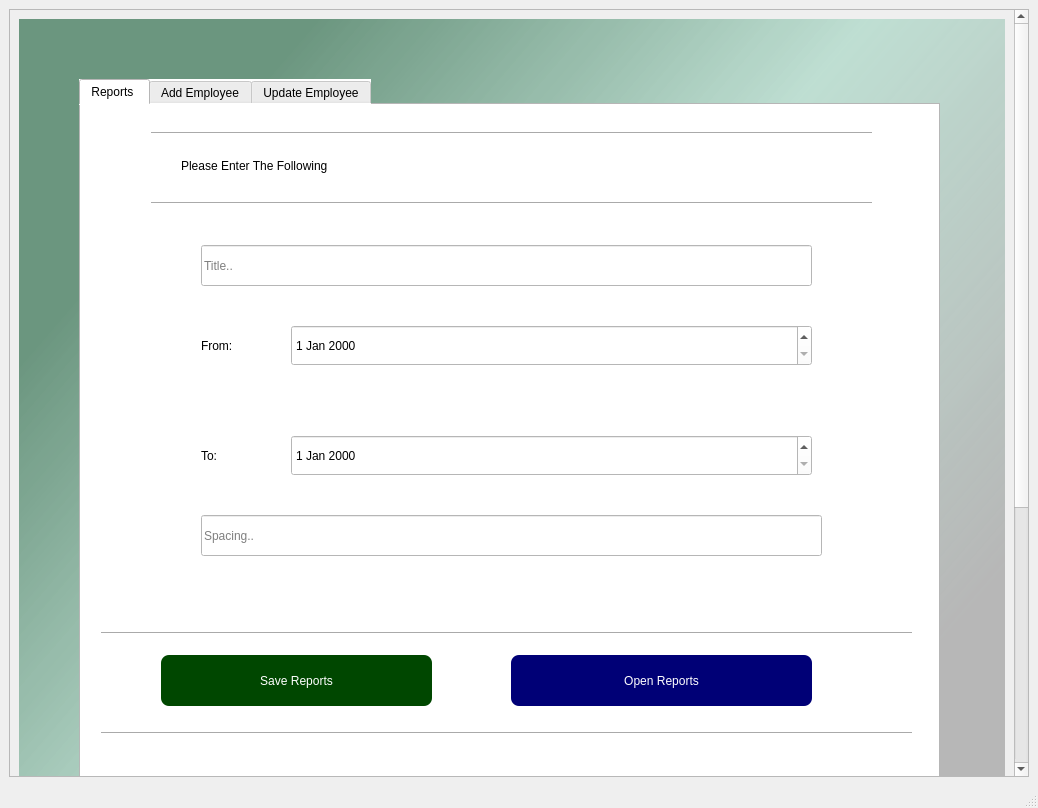
<?xml version="1.0" encoding="UTF-8"?>
<ui version="4.0">
 <class>MainWindow</class>
 <widget class="QMainWindow" name="MainWindow">
  <property name="geometry">
   <rect>
    <x>0</x>
    <y>0</y>
    <width>1038</width>
    <height>808</height>
   </rect>
  </property>
  <property name="windowTitle">
   <string>MainWindow</string>
  </property>
  <widget class="QWidget" name="centralwidget">
   <layout class="QVBoxLayout" name="verticalLayout">
    <item>
     <widget class="QScrollArea" name="scrollArea">
      <property name="styleSheet">
       <string notr="true"/>
      </property>
      <property name="widgetResizable">
       <bool>true</bool>
      </property>
      <widget class="QWidget" name="scrollAreaWidgetContents">
       <property name="geometry">
        <rect>
         <x>0</x>
         <y>0</y>
         <width>993</width>
         <height>1172</height>
        </rect>
       </property>
       <layout class="QVBoxLayout" name="verticalLayout_2">
        <item>
         <widget class="QWidget" name="widget" native="true">
          <property name="minimumSize">
           <size>
            <width>1</width>
            <height>1150</height>
           </size>
          </property>
          <property name="styleSheet">
           <string notr="true">
background-color: qlineargradient(spread:pad, x1:0, y1:0, x2:1, y2:1, stop:0.149254 rgba(7, 82, 42, 145), stop:0.427861 rgba(112, 196, 164, 97), stop:0.736318 rgba(0, 0, 0, 60));</string>
          </property>
          <widget class="QTabWidget" name="tabWidget">
           <property name="geometry">
            <rect>
             <x>60</x>
             <y>60</y>
             <width>861</width>
             <height>1031</height>
            </rect>
           </property>
           <property name="contextMenuPolicy">
            <enum>Qt::NoContextMenu</enum>
           </property>
           <property name="styleSheet">
            <string notr="true">font: 11pt &quot;Arial Rounded MT Bold&quot;;
background-color: rgb(255, 255, 255);</string>
           </property>
           <property name="tabPosition">
            <enum>QTabWidget::North</enum>
           </property>
           <property name="currentIndex">
            <number>0</number>
           </property>
           <property name="elideMode">
            <enum>Qt::ElideMiddle</enum>
           </property>
           <property name="movable">
            <bool>false</bool>
           </property>
           <widget class="QWidget" name="Reports">
            <attribute name="title">
             <string>Reports </string>
            </attribute>
            <widget class="QLineEdit" name="title">
             <property name="geometry">
              <rect>
               <x>120</x>
               <y>140</y>
               <width>611</width>
               <height>41</height>
              </rect>
             </property>
             <property name="dragEnabled">
              <bool>true</bool>
             </property>
             <property name="placeholderText">
              <string>Title..</string>
             </property>
             <property name="clearButtonEnabled">
              <bool>true</bool>
             </property>
            </widget>
            <widget class="QLineEdit" name="spacing">
             <property name="geometry">
              <rect>
               <x>120</x>
               <y>410</y>
               <width>621</width>
               <height>41</height>
              </rect>
             </property>
             <property name="dragEnabled">
              <bool>true</bool>
             </property>
             <property name="placeholderText">
              <string>Spacing..</string>
             </property>
             <property name="clearButtonEnabled">
              <bool>true</bool>
             </property>
            </widget>
            <widget class="QDateEdit" name="ffrom">
             <property name="geometry">
              <rect>
               <x>210</x>
               <y>220</y>
               <width>521</width>
               <height>41</height>
              </rect>
             </property>
             <property name="specialValueText">
              <string/>
             </property>
            </widget>
            <widget class="QLabel" name="label">
             <property name="geometry">
              <rect>
               <x>120</x>
               <y>220</y>
               <width>71</width>
               <height>41</height>
              </rect>
             </property>
             <property name="styleSheet">
              <string notr="true">
font: 16pt &quot;Berlin Sans FB&quot;;</string>
             </property>
             <property name="text">
              <string>From:</string>
             </property>
            </widget>
            <widget class="QLabel" name="label_2">
             <property name="geometry">
              <rect>
               <x>120</x>
               <y>330</y>
               <width>61</width>
               <height>41</height>
              </rect>
             </property>
             <property name="styleSheet">
              <string notr="true">
font: 16pt &quot;Berlin Sans FB&quot;;</string>
             </property>
             <property name="text">
              <string>To:</string>
             </property>
            </widget>
            <widget class="QDateEdit" name="to">
             <property name="geometry">
              <rect>
               <x>210</x>
               <y>330</y>
               <width>521</width>
               <height>41</height>
              </rect>
             </property>
             <property name="specialValueText">
              <string/>
             </property>
            </widget>
            <widget class="QPushButton" name="saveButton">
             <property name="geometry">
              <rect>
               <x>80</x>
               <y>550</y>
               <width>271</width>
               <height>51</height>
              </rect>
             </property>
             <property name="styleSheet">
              <string notr="true">background-color: rgb(0, 71, 0);
color: rgb(255, 255, 255);
border-radius:8px;</string>
             </property>
             <property name="text">
              <string>Save Reports</string>
             </property>
            </widget>
            <widget class="QPushButton" name="openButton">
             <property name="geometry">
              <rect>
               <x>430</x>
               <y>550</y>
               <width>301</width>
               <height>51</height>
              </rect>
             </property>
             <property name="styleSheet">
              <string notr="true">background-color: rgb(0, 0, 118);
color: rgb(255, 255, 255);
border-radius:8px;</string>
             </property>
             <property name="text">
              <string>Open Reports</string>
             </property>
            </widget>
            <widget class="Line" name="line">
             <property name="geometry">
              <rect>
               <x>20</x>
               <y>520</y>
               <width>811</width>
               <height>16</height>
              </rect>
             </property>
             <property name="orientation">
              <enum>Qt::Horizontal</enum>
             </property>
            </widget>
            <widget class="Line" name="line_2">
             <property name="geometry">
              <rect>
               <x>70</x>
               <y>90</y>
               <width>721</width>
               <height>16</height>
              </rect>
             </property>
             <property name="orientation">
              <enum>Qt::Horizontal</enum>
             </property>
            </widget>
            <widget class="Line" name="line_3">
             <property name="geometry">
              <rect>
               <x>20</x>
               <y>620</y>
               <width>811</width>
               <height>16</height>
              </rect>
             </property>
             <property name="orientation">
              <enum>Qt::Horizontal</enum>
             </property>
            </widget>
            <widget class="Line" name="line_4">
             <property name="geometry">
              <rect>
               <x>70</x>
               <y>20</y>
               <width>721</width>
               <height>16</height>
              </rect>
             </property>
             <property name="orientation">
              <enum>Qt::Horizontal</enum>
             </property>
            </widget>
            <widget class="QLabel" name="label_3">
             <property name="geometry">
              <rect>
               <x>100</x>
               <y>40</y>
               <width>301</width>
               <height>41</height>
              </rect>
             </property>
             <property name="styleSheet">
              <string notr="true">
font: 16pt &quot;Berlin Sans FB&quot;;</string>
             </property>
             <property name="text">
              <string>Please Enter The Following</string>
             </property>
            </widget>
           </widget>
           <widget class="QWidget" name="tab_2">
            <attribute name="title">
             <string>Add Employee</string>
            </attribute>
            <widget class="Line" name="line_5">
             <property name="geometry">
              <rect>
               <x>80</x>
               <y>10</y>
               <width>721</width>
               <height>16</height>
              </rect>
             </property>
             <property name="orientation">
              <enum>Qt::Horizontal</enum>
             </property>
            </widget>
            <widget class="Line" name="line_6">
             <property name="geometry">
              <rect>
               <x>80</x>
               <y>60</y>
               <width>721</width>
               <height>16</height>
              </rect>
             </property>
             <property name="orientation">
              <enum>Qt::Horizontal</enum>
             </property>
            </widget>
            <widget class="QLabel" name="label_4">
             <property name="geometry">
              <rect>
               <x>100</x>
               <y>20</y>
               <width>301</width>
               <height>40</height>
              </rect>
             </property>
             <property name="styleSheet">
              <string notr="true">
font: 16pt &quot;Berlin Sans FB&quot;;</string>
             </property>
             <property name="text">
              <string>Please Enter The Following</string>
             </property>
            </widget>
            <widget class="QLineEdit" name="kim">
             <property name="geometry">
              <rect>
               <x>80</x>
               <y>100</y>
               <width>661</width>
               <height>41</height>
              </rect>
             </property>
             <property name="dragEnabled">
              <bool>true</bool>
             </property>
             <property name="placeholderText">
              <string>1. KIM</string>
             </property>
             <property name="clearButtonEnabled">
              <bool>true</bool>
             </property>
            </widget>
            <widget class="QLineEdit" name="lname">
             <property name="geometry">
              <rect>
               <x>80</x>
               <y>280</y>
               <width>661</width>
               <height>41</height>
              </rect>
             </property>
             <property name="dragEnabled">
              <bool>true</bool>
             </property>
             <property name="placeholderText">
              <string>4. Last Name</string>
             </property>
             <property name="clearButtonEnabled">
              <bool>true</bool>
             </property>
            </widget>
            <widget class="QLineEdit" name="fname">
             <property name="geometry">
              <rect>
               <x>80</x>
               <y>220</y>
               <width>661</width>
               <height>41</height>
              </rect>
             </property>
             <property name="dragEnabled">
              <bool>true</bool>
             </property>
             <property name="placeholderText">
              <string>3. First Name </string>
             </property>
             <property name="clearButtonEnabled">
              <bool>true</bool>
             </property>
            </widget>
            <widget class="QComboBox" name="gender">
             <property name="geometry">
              <rect>
               <x>82</x>
               <y>160</y>
               <width>661</width>
               <height>41</height>
              </rect>
             </property>
             <item>
              <property name="text">
               <string>2. Gender</string>
              </property>
             </item>
             <item>
              <property name="text">
               <string>Male</string>
              </property>
             </item>
             <item>
              <property name="text">
               <string>Female</string>
              </property>
             </item>
            </widget>
            <widget class="QLineEdit" name="employee_group">
             <property name="geometry">
              <rect>
               <x>80</x>
               <y>520</y>
               <width>661</width>
               <height>41</height>
              </rect>
             </property>
             <property name="dragEnabled">
              <bool>true</bool>
             </property>
             <property name="placeholderText">
              <string>8. Employee Group</string>
             </property>
             <property name="clearButtonEnabled">
              <bool>true</bool>
             </property>
            </widget>
            <widget class="QLineEdit" name="personal_number">
             <property name="geometry">
              <rect>
               <x>80</x>
               <y>460</y>
               <width>661</width>
               <height>41</height>
              </rect>
             </property>
             <property name="dragEnabled">
              <bool>true</bool>
             </property>
             <property name="placeholderText">
              <string>7. Personal Number</string>
             </property>
             <property name="cursorMoveStyle">
              <enum>Qt::VisualMoveStyle</enum>
             </property>
             <property name="clearButtonEnabled">
              <bool>true</bool>
             </property>
            </widget>
            <widget class="QDateEdit" name="birthday">
             <property name="geometry">
              <rect>
               <x>260</x>
               <y>350</y>
               <width>481</width>
               <height>31</height>
              </rect>
             </property>
             <property name="specialValueText">
              <string/>
             </property>
            </widget>
            <widget class="QLabel" name="label_5">
             <property name="geometry">
              <rect>
               <x>90</x>
               <y>350</y>
               <width>111</width>
               <height>31</height>
              </rect>
             </property>
             <property name="styleSheet">
              <string notr="true">
font: 14pt &quot;Berlin Sans FB&quot;;</string>
             </property>
             <property name="text">
              <string>5. Birthday:</string>
             </property>
            </widget>
            <widget class="QDateEdit" name="date_of_entry">
             <property name="geometry">
              <rect>
               <x>260</x>
               <y>410</y>
               <width>481</width>
               <height>31</height>
              </rect>
             </property>
             <property name="specialValueText">
              <string/>
             </property>
            </widget>
            <widget class="QLabel" name="label_6">
             <property name="geometry">
              <rect>
               <x>90</x>
               <y>410</y>
               <width>161</width>
               <height>31</height>
              </rect>
             </property>
             <property name="styleSheet">
              <string notr="true">
font: 14pt &quot;Berlin Sans FB&quot;;</string>
             </property>
             <property name="text">
              <string>6. Date of Entry:</string>
             </property>
            </widget>
            <widget class="QLineEdit" name="report">
             <property name="geometry">
              <rect>
               <x>80</x>
               <y>760</y>
               <width>661</width>
               <height>41</height>
              </rect>
             </property>
             <property name="dragEnabled">
              <bool>true</bool>
             </property>
             <property name="placeholderText">
              <string>12. Report To KIM</string>
             </property>
             <property name="clearButtonEnabled">
              <bool>true</bool>
             </property>
            </widget>
            <widget class="QLineEdit" name="email">
             <property name="geometry">
              <rect>
               <x>80</x>
               <y>700</y>
               <width>661</width>
               <height>41</height>
              </rect>
             </property>
             <property name="dragEnabled">
              <bool>true</bool>
             </property>
             <property name="placeholderText">
              <string>11. SMTP Email-Address</string>
             </property>
             <property name="clearButtonEnabled">
              <bool>true</bool>
             </property>
            </widget>
            <widget class="QLineEdit" name="employement_type">
             <property name="geometry">
              <rect>
               <x>80</x>
               <y>640</y>
               <width>661</width>
               <height>41</height>
              </rect>
             </property>
             <property name="dragEnabled">
              <bool>true</bool>
             </property>
             <property name="placeholderText">
              <string>10. Employement Type</string>
             </property>
             <property name="clearButtonEnabled">
              <bool>true</bool>
             </property>
            </widget>
            <widget class="QLineEdit" name="hr_level">
             <property name="geometry">
              <rect>
               <x>80</x>
               <y>580</y>
               <width>661</width>
               <height>41</height>
              </rect>
             </property>
             <property name="dragEnabled">
              <bool>true</bool>
             </property>
             <property name="placeholderText">
              <string>9. HR Executive Level </string>
             </property>
             <property name="clearButtonEnabled">
              <bool>true</bool>
             </property>
            </widget>
            <widget class="QLineEdit" name="current_position">
             <property name="geometry">
              <rect>
               <x>80</x>
               <y>820</y>
               <width>661</width>
               <height>41</height>
              </rect>
             </property>
             <property name="dragEnabled">
              <bool>true</bool>
             </property>
             <property name="placeholderText">
              <string>13. Current Position Title</string>
             </property>
             <property name="clearButtonEnabled">
              <bool>true</bool>
             </property>
            </widget>
            <widget class="QPushButton" name="pushButton_3">
             <property name="geometry">
              <rect>
               <x>110</x>
               <y>910</y>
               <width>271</width>
               <height>51</height>
              </rect>
             </property>
             <property name="styleSheet">
              <string notr="true">background-color: rgb(0, 71, 0);
color: rgb(255, 255, 255);
border-radius:8px;</string>
             </property>
             <property name="text">
              <string>Save </string>
             </property>
             <property name="checkable">
              <bool>true</bool>
             </property>
            </widget>
            <widget class="QPushButton" name="pushButton_4">
             <property name="geometry">
              <rect>
               <x>440</x>
               <y>910</y>
               <width>271</width>
               <height>51</height>
              </rect>
             </property>
             <property name="styleSheet">
              <string notr="true">background-color: rgb(0, 0, 118);
color: rgb(255, 255, 255);
border-radius:8px;</string>
             </property>
             <property name="text">
              <string>Clear Form</string>
             </property>
             <property name="flat">
              <bool>true</bool>
             </property>
            </widget>
            <widget class="Line" name="line_9">
             <property name="geometry">
              <rect>
               <x>50</x>
               <y>880</y>
               <width>721</width>
               <height>16</height>
              </rect>
             </property>
             <property name="orientation">
              <enum>Qt::Horizontal</enum>
             </property>
            </widget>
            <widget class="Line" name="line_10">
             <property name="geometry">
              <rect>
               <x>50</x>
               <y>970</y>
               <width>721</width>
               <height>16</height>
              </rect>
             </property>
             <property name="orientation">
              <enum>Qt::Horizontal</enum>
             </property>
            </widget>
           </widget>
           <widget class="QWidget" name="tab">
            <attribute name="title">
             <string>Update Employee</string>
            </attribute>
            <widget class="Line" name="line_7">
             <property name="geometry">
              <rect>
               <x>40</x>
               <y>20</y>
               <width>721</width>
               <height>16</height>
              </rect>
             </property>
             <property name="orientation">
              <enum>Qt::Horizontal</enum>
             </property>
            </widget>
            <widget class="Line" name="line_8">
             <property name="geometry">
              <rect>
               <x>40</x>
               <y>70</y>
               <width>721</width>
               <height>16</height>
              </rect>
             </property>
             <property name="orientation">
              <enum>Qt::Horizontal</enum>
             </property>
            </widget>
            <widget class="QLabel" name="label_7">
             <property name="geometry">
              <rect>
               <x>60</x>
               <y>30</y>
               <width>301</width>
               <height>40</height>
              </rect>
             </property>
             <property name="styleSheet">
              <string notr="true">
font: 16pt &quot;Berlin Sans FB&quot;;</string>
             </property>
             <property name="text">
              <string>Please Enter The Following</string>
             </property>
            </widget>
            <widget class="QLineEdit" name="kim_2">
             <property name="geometry">
              <rect>
               <x>70</x>
               <y>110</y>
               <width>661</width>
               <height>41</height>
              </rect>
             </property>
             <property name="dragEnabled">
              <bool>true</bool>
             </property>
             <property name="placeholderText">
              <string> *1. Enter The Employee's KIM</string>
             </property>
             <property name="clearButtonEnabled">
              <bool>true</bool>
             </property>
            </widget>
            <widget class="QComboBox" name="gender_2">
             <property name="geometry">
              <rect>
               <x>70</x>
               <y>170</y>
               <width>661</width>
               <height>41</height>
              </rect>
             </property>
             <item>
              <property name="text">
               <string>2. Gender</string>
              </property>
             </item>
             <item>
              <property name="text">
               <string>Male</string>
              </property>
             </item>
             <item>
              <property name="text">
               <string>Female</string>
              </property>
             </item>
            </widget>
            <widget class="QLineEdit" name="fname_2">
             <property name="geometry">
              <rect>
               <x>70</x>
               <y>230</y>
               <width>661</width>
               <height>41</height>
              </rect>
             </property>
             <property name="dragEnabled">
              <bool>true</bool>
             </property>
             <property name="placeholderText">
              <string>3. First Name </string>
             </property>
             <property name="clearButtonEnabled">
              <bool>true</bool>
             </property>
            </widget>
            <widget class="QLineEdit" name="lname_2">
             <property name="geometry">
              <rect>
               <x>70</x>
               <y>290</y>
               <width>661</width>
               <height>41</height>
              </rect>
             </property>
             <property name="dragEnabled">
              <bool>true</bool>
             </property>
             <property name="placeholderText">
              <string>4. Last Name</string>
             </property>
             <property name="clearButtonEnabled">
              <bool>true</bool>
             </property>
            </widget>
            <widget class="QDateEdit" name="birthday_2">
             <property name="geometry">
              <rect>
               <x>250</x>
               <y>350</y>
               <width>481</width>
               <height>31</height>
              </rect>
             </property>
             <property name="specialValueText">
              <string/>
             </property>
            </widget>
            <widget class="QLabel" name="label_8">
             <property name="geometry">
              <rect>
               <x>70</x>
               <y>350</y>
               <width>111</width>
               <height>31</height>
              </rect>
             </property>
             <property name="styleSheet">
              <string notr="true">
font: 14pt &quot;Berlin Sans FB&quot;;</string>
             </property>
             <property name="text">
              <string>5. Birthday:</string>
             </property>
            </widget>
            <widget class="QLabel" name="label_9">
             <property name="geometry">
              <rect>
               <x>70</x>
               <y>400</y>
               <width>171</width>
               <height>31</height>
              </rect>
             </property>
             <property name="styleSheet">
              <string notr="true">
font: 14pt &quot;Berlin Sans FB&quot;;</string>
             </property>
             <property name="text">
              <string>6. Date of Entry:</string>
             </property>
            </widget>
            <widget class="QDateEdit" name="date_of_entry_2">
             <property name="geometry">
              <rect>
               <x>250</x>
               <y>400</y>
               <width>481</width>
               <height>31</height>
              </rect>
             </property>
             <property name="specialValueText">
              <string/>
             </property>
            </widget>
            <widget class="QLineEdit" name="personal_number_2">
             <property name="geometry">
              <rect>
               <x>70</x>
               <y>450</y>
               <width>661</width>
               <height>41</height>
              </rect>
             </property>
             <property name="dragEnabled">
              <bool>true</bool>
             </property>
             <property name="placeholderText">
              <string>7. Personal Number</string>
             </property>
             <property name="cursorMoveStyle">
              <enum>Qt::VisualMoveStyle</enum>
             </property>
             <property name="clearButtonEnabled">
              <bool>true</bool>
             </property>
            </widget>
            <widget class="QLineEdit" name="employee_group_2">
             <property name="geometry">
              <rect>
               <x>70</x>
               <y>510</y>
               <width>661</width>
               <height>41</height>
              </rect>
             </property>
             <property name="dragEnabled">
              <bool>true</bool>
             </property>
             <property name="placeholderText">
              <string>8. Employee Group</string>
             </property>
             <property name="clearButtonEnabled">
              <bool>true</bool>
             </property>
            </widget>
            <widget class="QLineEdit" name="hr_level_2">
             <property name="geometry">
              <rect>
               <x>70</x>
               <y>570</y>
               <width>661</width>
               <height>41</height>
              </rect>
             </property>
             <property name="dragEnabled">
              <bool>true</bool>
             </property>
             <property name="placeholderText">
              <string>9. HR Executive Level </string>
             </property>
             <property name="clearButtonEnabled">
              <bool>true</bool>
             </property>
            </widget>
            <widget class="QLineEdit" name="employement_type_2">
             <property name="geometry">
              <rect>
               <x>70</x>
               <y>630</y>
               <width>661</width>
               <height>41</height>
              </rect>
             </property>
             <property name="dragEnabled">
              <bool>true</bool>
             </property>
             <property name="placeholderText">
              <string>10. Employement Type</string>
             </property>
             <property name="clearButtonEnabled">
              <bool>true</bool>
             </property>
            </widget>
            <widget class="QLineEdit" name="email_2">
             <property name="geometry">
              <rect>
               <x>70</x>
               <y>690</y>
               <width>661</width>
               <height>41</height>
              </rect>
             </property>
             <property name="dragEnabled">
              <bool>true</bool>
             </property>
             <property name="placeholderText">
              <string>11. SMTP Email-Address</string>
             </property>
             <property name="clearButtonEnabled">
              <bool>true</bool>
             </property>
            </widget>
            <widget class="QLineEdit" name="report_2">
             <property name="geometry">
              <rect>
               <x>70</x>
               <y>750</y>
               <width>661</width>
               <height>41</height>
              </rect>
             </property>
             <property name="dragEnabled">
              <bool>true</bool>
             </property>
             <property name="placeholderText">
              <string>12. Report To KIM</string>
             </property>
             <property name="clearButtonEnabled">
              <bool>true</bool>
             </property>
            </widget>
            <widget class="QLineEdit" name="current_position_2">
             <property name="geometry">
              <rect>
               <x>70</x>
               <y>810</y>
               <width>661</width>
               <height>41</height>
              </rect>
             </property>
             <property name="dragEnabled">
              <bool>true</bool>
             </property>
             <property name="placeholderText">
              <string>13. Current Position Title</string>
             </property>
             <property name="clearButtonEnabled">
              <bool>true</bool>
             </property>
            </widget>
            <widget class="QPushButton" name="pushButton_5">
             <property name="geometry">
              <rect>
               <x>70</x>
               <y>890</y>
               <width>271</width>
               <height>51</height>
              </rect>
             </property>
             <property name="styleSheet">
              <string notr="true">background-color: rgb(0, 71, 0);
color: rgb(255, 255, 255);
border-radius:8px;</string>
             </property>
             <property name="text">
              <string>Update</string>
             </property>
             <property name="checkable">
              <bool>true</bool>
             </property>
            </widget>
            <widget class="QPushButton" name="pushButton_6">
             <property name="geometry">
              <rect>
               <x>460</x>
               <y>890</y>
               <width>271</width>
               <height>51</height>
              </rect>
             </property>
             <property name="styleSheet">
              <string notr="true">background-color: rgb(0, 0, 118);
color: rgb(255, 255, 255);
border-radius:8px;</string>
             </property>
             <property name="text">
              <string>Clear Form</string>
             </property>
             <property name="flat">
              <bool>true</bool>
             </property>
            </widget>
            <widget class="Line" name="line_11">
             <property name="geometry">
              <rect>
               <x>40</x>
               <y>870</y>
               <width>721</width>
               <height>16</height>
              </rect>
             </property>
             <property name="orientation">
              <enum>Qt::Horizontal</enum>
             </property>
            </widget>
            <widget class="Line" name="line_12">
             <property name="geometry">
              <rect>
               <x>40</x>
               <y>950</y>
               <width>721</width>
               <height>16</height>
              </rect>
             </property>
             <property name="orientation">
              <enum>Qt::Horizontal</enum>
             </property>
            </widget>
           </widget>
          </widget>
         </widget>
        </item>
       </layout>
      </widget>
     </widget>
    </item>
   </layout>
  </widget>
  <widget class="QMenuBar" name="menubar">
   <property name="geometry">
    <rect>
     <x>0</x>
     <y>0</y>
     <width>1038</width>
     <height>26</height>
    </rect>
   </property>
  </widget>
  <widget class="QStatusBar" name="statusbar"/>
 </widget>
 <resources/>
 <connections/>
</ui>
